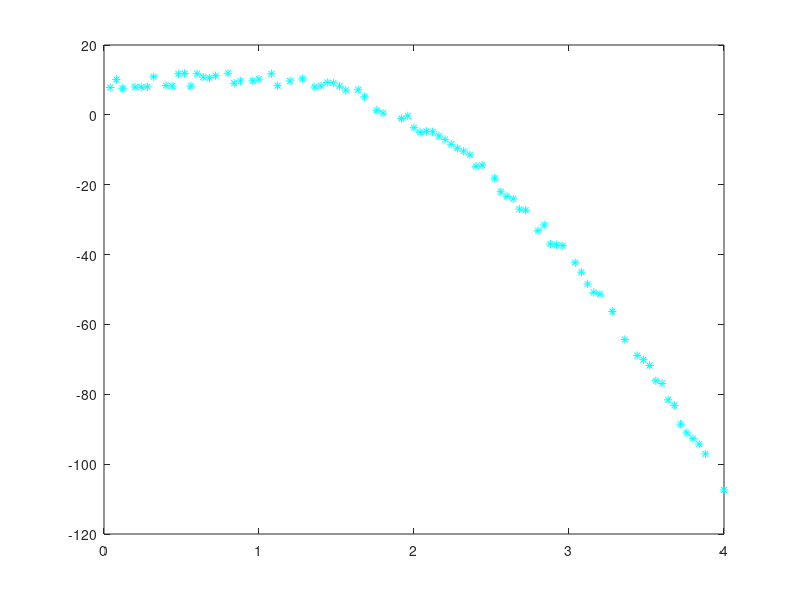

Here is the MATLAB script that generated this plot: (Note: this script raises an error after producing the figure.)
%% Generation of input and output data
close all
clc
clear all
x = randperm(100,80)/25;
error = (rand(1,80)-0.5)*4;
y = zeros(1,numel(x));
para_true = [3; 4; -5; 0.5; 8];
for i = 1:numel(x)
    y(i) = para_true(1)*x(i) + para_true(2)*(x(i).^2) + para_true(3)*(x(i).^3) + para_true(4)*(x(i).^4) + para_true(5);
end
y = y - error;
plot(x,y,'c*')
hold on

%% regression
para = regression(x,y,4);
x_plot = round(min(x))-1:0.01:round(max(x))+1;
y_plot = 0;

for i = 1:numel(para) - 1 
    y_plot = y_plot + para(i)*(x_plot.^i);
end

y_plot = y_plot + para(numel(para));

plot(x_plot,y_plot)

%% evaluation
para_name = ["first_para";"second_para";"third_para";"fourth_para";"constant"];
true_value = para_true;
pred_value = para;
T = table(para_name,true_value,pred_value)